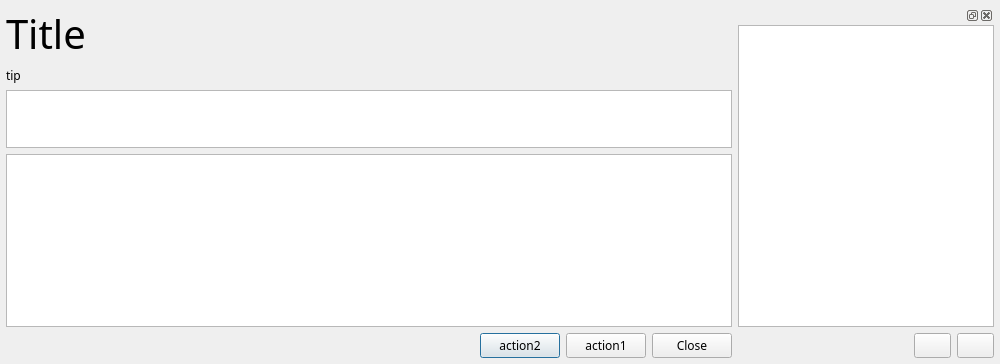
<?xml version="1.0" encoding="UTF-8"?>
<ui version="4.0">
 <class>BaseList</class>
 <widget class="QDialog" name="BaseList">
  <property name="geometry">
   <rect>
    <x>0</x>
    <y>0</y>
    <width>1000</width>
    <height>364</height>
   </rect>
  </property>
  <property name="font">
   <font>
    <family>Comfortaa</family>
   </font>
  </property>
  <property name="windowTitle">
   <string>Dialog</string>
  </property>
  <layout class="QHBoxLayout" name="horizontalLayout_2" stretch="1,0">
   <property name="leftMargin">
    <number>6</number>
   </property>
   <property name="topMargin">
    <number>6</number>
   </property>
   <property name="rightMargin">
    <number>6</number>
   </property>
   <property name="bottomMargin">
    <number>6</number>
   </property>
   <item>
    <layout class="QVBoxLayout" name="verticalLayout">
     <item>
      <widget class="QLabel" name="title">
       <property name="font">
        <font>
         <family>Courier Prime</family>
         <pointsize>30</pointsize>
        </font>
       </property>
       <property name="text">
        <string>Title</string>
       </property>
      </widget>
     </item>
     <item>
      <widget class="QLabel" name="tip">
       <property name="text">
        <string>tip</string>
       </property>
      </widget>
     </item>
     <item>
      <widget class="QListWidget" name="header">
       <property name="maximumSize">
        <size>
         <width>16777215</width>
         <height>58</height>
        </size>
       </property>
       <property name="verticalScrollBarPolicy">
        <enum>Qt::ScrollBarPolicy::ScrollBarAlwaysOff</enum>
       </property>
      </widget>
     </item>
     <item>
      <widget class="QListWidget" name="list">
       <property name="verticalScrollBarPolicy">
        <enum>Qt::ScrollBarPolicy::ScrollBarAlwaysOff</enum>
       </property>
       <property name="horizontalScrollBarPolicy">
        <enum>Qt::ScrollBarPolicy::ScrollBarAsNeeded</enum>
       </property>
      </widget>
     </item>
     <item>
      <layout class="QHBoxLayout" name="horizontalLayout">
       <item>
        <spacer name="horizontalSpacer">
         <property name="orientation">
          <enum>Qt::Orientation::Horizontal</enum>
         </property>
         <property name="sizeHint" stdset="0">
          <size>
           <width>40</width>
           <height>20</height>
          </size>
         </property>
        </spacer>
       </item>
       <item>
        <widget class="QPushButton" name="action2">
         <property name="text">
          <string>action2</string>
         </property>
        </widget>
       </item>
       <item>
        <widget class="QPushButton" name="action1">
         <property name="text">
          <string>action1</string>
         </property>
        </widget>
       </item>
       <item>
        <widget class="QPushButton" name="closeButton">
         <property name="text">
          <string>Close</string>
         </property>
        </widget>
       </item>
      </layout>
     </item>
    </layout>
   </item>
   <item>
    <widget class="QDockWidget" name="dock">
     <property name="minimumSize">
      <size>
       <width>206</width>
       <height>136</height>
      </size>
     </property>
     <widget class="QWidget" name="dockWidgetContents">
      <layout class="QVBoxLayout" name="verticalLayout_2">
       <property name="leftMargin">
        <number>0</number>
       </property>
       <property name="topMargin">
        <number>0</number>
       </property>
       <property name="rightMargin">
        <number>0</number>
       </property>
       <property name="bottomMargin">
        <number>0</number>
       </property>
       <item>
        <widget class="QTextBrowser" name="desc">
         <property name="font">
          <font>
           <family>Comfortaa</family>
           <pointsize>8</pointsize>
          </font>
         </property>
         <property name="html">
          <string>&lt;!DOCTYPE HTML PUBLIC &quot;-//W3C//DTD HTML 4.0//EN&quot; &quot;http://www.w3.org/TR/REC-html40/strict.dtd&quot;&gt;
&lt;html&gt;&lt;head&gt;&lt;meta name=&quot;qrichtext&quot; content=&quot;1&quot; /&gt;&lt;meta charset=&quot;utf-8&quot; /&gt;&lt;style type=&quot;text/css&quot;&gt;
p, li { white-space: pre-wrap; }
hr { height: 1px; border-width: 0; }
li.unchecked::marker { content: &quot;\2610&quot;; }
li.checked::marker { content: &quot;\2612&quot;; }
&lt;/style&gt;&lt;/head&gt;&lt;body style=&quot; font-family:'Comfortaa'; font-size:8pt; font-weight:400; font-style:normal;&quot;&gt;
&lt;p style=&quot;-qt-paragraph-type:empty; margin-top:0px; margin-bottom:0px; margin-left:0px; margin-right:0px; -qt-block-indent:0; text-indent:0px;&quot;&gt;&lt;br /&gt;&lt;/p&gt;&lt;/body&gt;&lt;/html&gt;</string>
         </property>
        </widget>
       </item>
       <item>
        <layout class="QHBoxLayout" name="horizontalLayout_3">
         <item>
          <spacer name="horizontalSpacer_2">
           <property name="orientation">
            <enum>Qt::Orientation::Horizontal</enum>
           </property>
           <property name="sizeHint" stdset="0">
            <size>
             <width>40</width>
             <height>20</height>
            </size>
           </property>
          </spacer>
         </item>
         <item>
          <widget class="QPushButton" name="increaseFontSize">
           <property name="text">
            <string/>
           </property>
           <property name="icon">
            <iconset theme="add"/>
           </property>
          </widget>
         </item>
         <item>
          <widget class="QPushButton" name="decreaseFontSize">
           <property name="text">
            <string/>
           </property>
           <property name="icon">
            <iconset theme="remove"/>
           </property>
          </widget>
         </item>
        </layout>
       </item>
      </layout>
     </widget>
    </widget>
   </item>
  </layout>
 </widget>
 <resources/>
 <connections/>
</ui>
